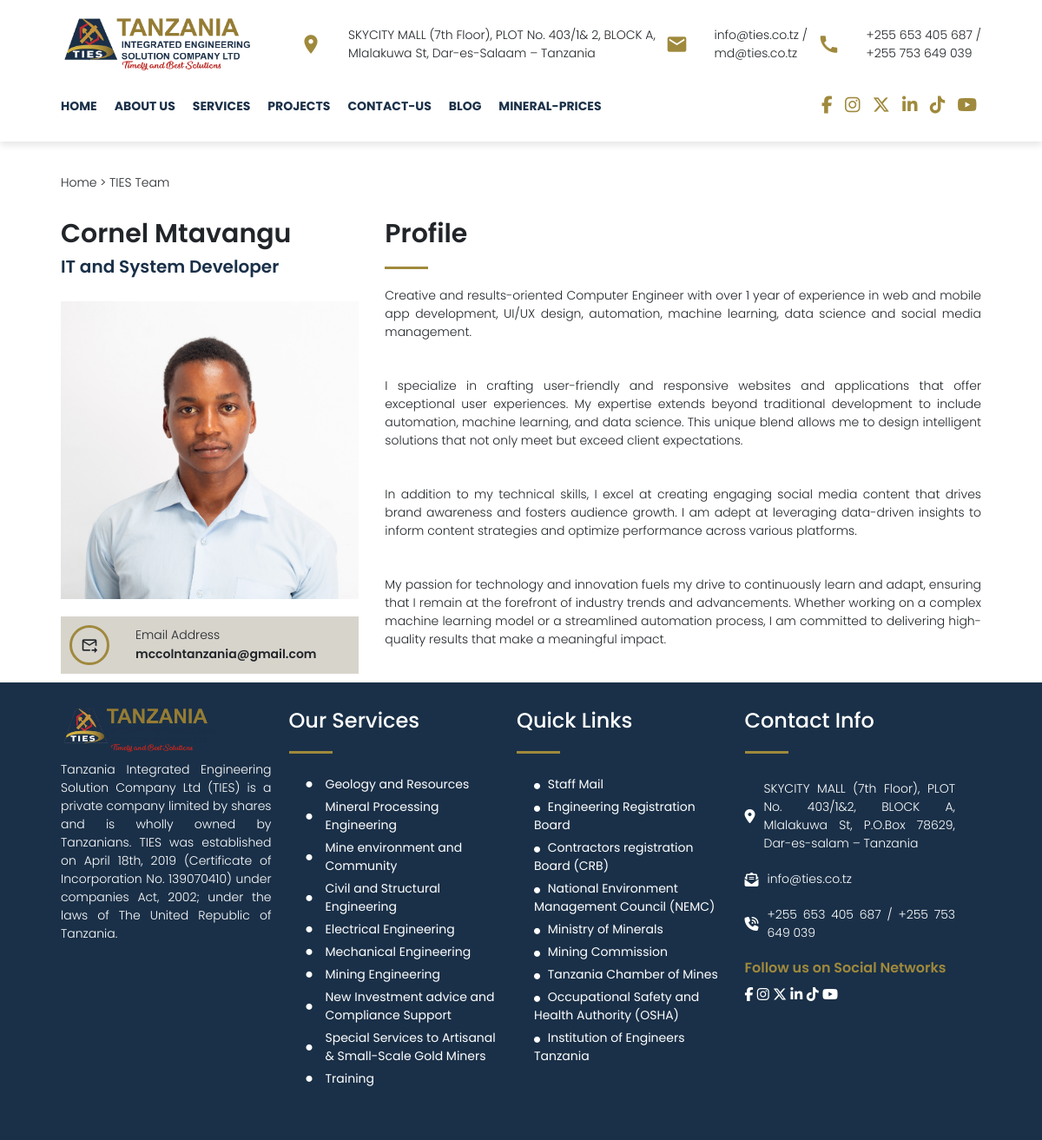
The app's page /team_details/1/ with its own data.
### app/models.py (models this page shows, shortened)
class Team(models.Model):
    name = models.CharField(max_length=200)
    role = models.CharField(max_length=200)
    email = models.CharField(max_length=200)
    profile = models.TextField()
    image = models.ImageField()

class Service(models.Model):
    title = models.CharField(max_length=200)
    body = models.TextField()
    image = models.ImageField()
    uploaded = models.DateTimeField(auto_now_add=True)

### app/views.py (the view)
# urls.py: path('team_details/<int:id>/', views.team_details, name='team_details'),
def team_details(request,id):
    x = get_object_or_404(Team, id=id)
    services = Service.objects.all()
    context = {
        'x': x,
        'services':services
    }
    return render(request, 'app/team_details.html',context)

### app/templates/app/team_details.html
{% extends 'app/base.html' %}
{% load static %}
{% block content %}
    <div class="top-link">
        <p>Home    >    TIES Team</p>
    </div>
    <div class="team_details">
        <div class="left">
            <h5>{{x.name}}</h5>
            <h6>{{x.role}}</h6>
            <img src="{{x.image.url}}" alt="">
            <div class="card1">
                <span class="material-icons">forward_to_inbox</span>
                <div class="card1text">
                    <h5>Email Address</h5>
                    <p>{{x.email}}</p>
            </div>
            </div>
        </div>
        <div class="right">
            <h5>Profile</h5>
            <div class="line"></div>
             {{x.profile|safe}}
        </div>
    </div>
{% endblock %}

### app/templates/app/base.html (shortened to what this page needs)
{% load static %}
<!DOCTYPE html>
<html lang="en">
<head>
    <link href="https://cdn.jsdelivr.net/npm/bootstrap@5.3.3/dist/css/bootstrap.min.css" rel="stylesheet">
     <link rel="stylesheet" href="{% static 'app/index.css' %}">
</head>
<body>
    <div class="top-nav">
        <div class="top">
            <img src="{% static 'app/images/logo_final.png' %}" alt="">
            <div>
                <span class="material-icons">location_on</span>
                <p>
                    <span>SKYCITY MALL (7th Floor), PLOT No. 403/1& 2, BLOCK A,</span>
                    <span>Mlalakuwa St, Dar-es-Salaam – Tanzania</span>
                </p>
            </div>
            <div>
                <span class="material-icons">mail</span>
                <p>
                    <span>info@ties.co.tz /</span>
                    <span>md@ties.co.tz</span>
                </p>
            </div>
            <div>
                <span class="material-icons">call</span>
                <p>
                    <span>+255 653 405 687 /</span>
                    <span>+255 753 649 039</span>
                </p>
            </div>
        </div>
        <nav id="navMenu">
            <div class="nav-list">
                <a href="{% url 'index' %}"><li>HOME</li></a>
                <li>
                    <a href="#">ABOUT US</a>
                </li>
                <li>
                    <a href="#">SERVICES</a>
                </li>
                <a href="{% url 'projects' %}"><li>PROJECTS</li></a>
                <a href="{% url 'contact_us' %}"><li>CONTACT-US</li></a>
                <a href="{% url 'blog' %}"><li>BLOG</li></a>
                <a href="{% url 'gold_price' %}"><li>MINERAL-PRICES</li></a>
            </div>
            <div class="social reveal">
                <i class="fa-brands fa-facebook-f"></i>
                <i class="fa-brands fa-instagram"></i>
                <i class="fa-brands fa-x-twitter"></i>
                <i class="fa-brands fa-linkedin-in"></i>
                <i class="fa-brands fa-tiktok"></i>
                <i class="fa-brands fa-youtube"></i>
            </div>
        </nav>
    </div>
    {% block content %}
    {% endblock %}
    <footer>
        <div>
            <img src="{% static 'app/images/logo_final.png' %}" alt="">
            <p>
                Tanzania Integrated Engineering Solution Company Ltd
                (TIES) is a private company limited by shares and is
                wholly owned by Tanzanians. TIES was established on
                April 18th, 2019 (Certificate of Incorporation No.
                139070410) under companies Act, 2002; under the
                laws of The United Republic of Tanzania.
            </p>
        </div>
        <div>
            <h4>Our Services</h4>
            <div class="line"></div>
            {% for i in services %}
            <li><i class="fa-solid fa-circle"></i><a href="{% url 'services_details' i.id %}">{{i.title}}</a></li>
            {% endfor %}
        </div>
        <div>
            <h4>Quick Links</h4>
            <div class="line"></div>
            <li><a href=""><i class="fa-solid fa-circle"></i> Staff Mail</a></li>
            <li><a href="https://www.erb.go.tz/"><i class="fa-solid fa-circle"></i> Engineering Registration Board</a></li>
            <li><a href="https://www.crb.go.tz/"><i class="fa-solid fa-circle"></i> Contractors registration Board (CRB)</a></li>
            <li><a href="https://www.nemc.or.tz/"><i class="fa-solid fa-circle"></i> National Environment Management Council (NEMC)</a></li>
            <li><a href="https://www.madini.go.tz/"><i class="fa-solid fa-circle"></i> Ministry of Minerals</a></li>
            <li><a href="https://www.tumemadini.go.tz/"><i class="fa-solid fa-circle"></i> Mining Commission</a></li>
            <li><a href="https://chamberofmines.or.tz/"><i class="fa-solid fa-circle"></i> Tanzania Chamber of Mines</a></li>
            <li><a href="https://www.osha.go.tz/"><i class="fa-solid fa-circle"></i> Occupational Safety and Health Authority (OSHA)</a></li>
            <li><a href="https://iet.or.tz/"><i class="fa-solid fa-circle"></i> Institution of Engineers Tanzania</a></li>
        </div>
        <div>
            <h4>Contact Info</h4>
            <div class="line"></div>
            <span>
                <i class="fa-solid fa-location-dot"></i>
                <p>
                    SKYCITY MALL (7th Floor), PLOT No. 403/1&2, BLOCK A,
                    Mlalakuwa St, P.O.Box 78629, Dar-es-salam – Tanzania
                </p>
            </span>
            <span>
                <i class="fa-solid fa-envelope-open-text"></i>
                <p>
                    info@ties.co.tz
                </p>
            </span>
            <span>
                <i class="fa-solid fa-phone-volume"></i>
                <p>
                    +255 653 405 687 / +255 753 649 039
                </p>
            </span>
            <h6>Follow us on Social Networks</h6>
            <div>
                <a href=""><i class="fa-brands fa-facebook-f"></i></a>
                <a href="https://www.instagram.com/ties_company_ltd/"><i class="fa-brands fa-instagram"></i></a>
                <a href=""><i class="fa-brands fa-x-twitter"></i></a>
                <a href="https://www.linkedin.com/company/99900605/admin/dashboard/"><i class="fa-brands fa-linkedin-in"></i></a>
                <a href="https://www.tiktok.com/@ties_company_ltd?is_from_webapp=1&sender_device=pc"><i class="fa-brands fa-tiktok"></i></a>
                <a href="https://www.youtube.com/@tanzaniaintegratedeng.solu277"><i class="fa-brands fa-youtube"></i></a>
            </div>
        </div>
    </footer>
</body>
</html>

### app/static/app/index.css (style rules this page uses)
:root { --color-white: #ffffff; --color-light: #f0eff5; --color-gray-light: #86848c; --color-gray-dark: #56555e; --color-dark: #27282f; --color-primary: rgb(234,181,7); --color-danger: rgb(255,67,54); --color-ties1: #1a3048; --color-ties2: #9f893c; --color-ties3: #ffbf00; }
* { margin: 0; padding: 0; float: 0; }
body { font-family: 'Poppins', sans-serif; }
li { list-style: none; }
a { text-decoration: none; color: #000; }
h6 { font-family: 'Poppins', sans-serif; font-weight: 600; font-size: 18px; color: var(--color-ties1); }
p { font-family: 'Poppins', sans-serif; font-weight: 300; font-size: 14px; text-align: justify; margin: 10px 0px; }
.line { height: 3px; width: 50px; background: var(--color-ties2); margin: 20px 0px 20px 0px; }
.top-link { padding: 10px 70px; margin-top: 180px; }
.top-nav { position: fixed; background: #fff; width: 100%; top: 0; z-index: 1000; padding: 0 0 20px 0; box-shadow: 0px 4px 8px rgba(0, 0, 0, 0.1); }
.top { display: flex; justify-content: space-between; padding: 20px 70px 0px 70px; align-items: center; }
.top-nav .top img { height: 60px; width: auto; margin-right: 20px; }
.top div { display: flex; gap: 10px; align-items: center; }
.top div .material-icons { font-size: 26px; color: var(--color-ties2); margin-right: 10px; }
.top div p { display: flex; flex-direction: column; font-size: 14px; margin-left: 10px; }
nav { display: flex; justify-content: space-between; align-items: center; padding: 20px 70px 0px 70px; box-shadow: none; }
nav .nav-list { display: flex; justify-content: space-around; gap: 20px; }
nav .nav-list li { font-size: 14px; font-weight: 700; color: var(--color-ties1); transition: ease 300ms all; padding: 10px 0px; position: relative; }
nav .nav-list li a { text-decoration: none; font-size: 14px; font-weight: 700; color: var(--color-ties1); transition: ease 300ms all; }
nav div i { color: var(--color-ties2); margin: 0 5px; font-size: 20px; }
body { margin: 0; overflow-x: hidden; }
footer { background: var(--color-ties1); padding: 30px 100px 60px 70px; display: grid; grid-template-columns: repeat(4,1fr); gap: 20px; color: #fff; }
footer div img { width: 200px; height: auto; }
footer div li { font-size: 14px; font-weight: 400; padding: 5px 0px 0px 20px; display: flex; align-items: center; gap: 10px; }
footer div li i { font-size: 7px; margin-right: 5px; }
footer div li a { color: #fff; }
footer div span { display: flex; flex-direction: row; gap: 10px; align-items: center; }
footer div h6 { color: var(--color-ties2); font-size: 16px; margin: 10px 0; }
footer div div a i { color: #fff; }
.team_details { padding: 10px 70px; display: grid; grid-template-columns: 1fr 2fr; gap: 30px; }
.team_details .left h5, .team_details .right h5 { font-size: 30px; font-weight: 600; }
.team_details .left h6 { font-size: 20px; font-weight: 600; }
.team_details .left img { width: 100%; height: auto; padding: 20px 0px; }
.team_details .left .card1 { display: flex; flex-direction: row; gap: 30px; align-items: center; background: #d7d4cc; padding: 10px; }
.team_details .left .card1 span { font-size: 20px; padding: 10px; border: 3px solid var(--color-ties2); border-radius: 50%; }
.team_details .left .card1 .card1text { display: flex; flex-direction: column; gap: 3px; }
.team_details .left .card1 .card1text h5 { font-size: 14px; font-weight: 300; margin: 0px; }
.team_details .left .card1 .card1text p { font-size: 14px; font-weight: 600; margin: 0px; }

### records on screen
Team: name "Cornel Mtavangu", role "IT and System Developer", image (picture), email "mccolntanzania@gmail.com", profile "Creative and results-oriented Computer Engineer with over 1 year of experience in web and mobile app development, UI/UX design, automation, machine learning, data science and social media management. I specialize in crafting user-friendly and responsive websites and applications that offer exceptional user experiences. My expertise extends beyond traditional development to include automation, machine learning, and data science. This unique blend allows me to design intelligent solutions that not only meet but exceed client expectations. In addition to my technical skills, I excel at creating engaging social media content that drives brand awareness and fosters audience growth. I am adept at…"
Service: title "Geology and Resources"
Service: title "Mineral Processing Engineering"
Service: title "Mine environment and Community"
Service: title "Civil and Structural Engineering"
Service: title "Electrical Engineering"
Service: title "Mechanical Engineering"
Service: title "Mining Engineering"
Service: title "New Investment advice and Compliance Support"
Service: title "Special Services to Artisanal & Small-Scale Gold Miners"
Service: title "Training"
